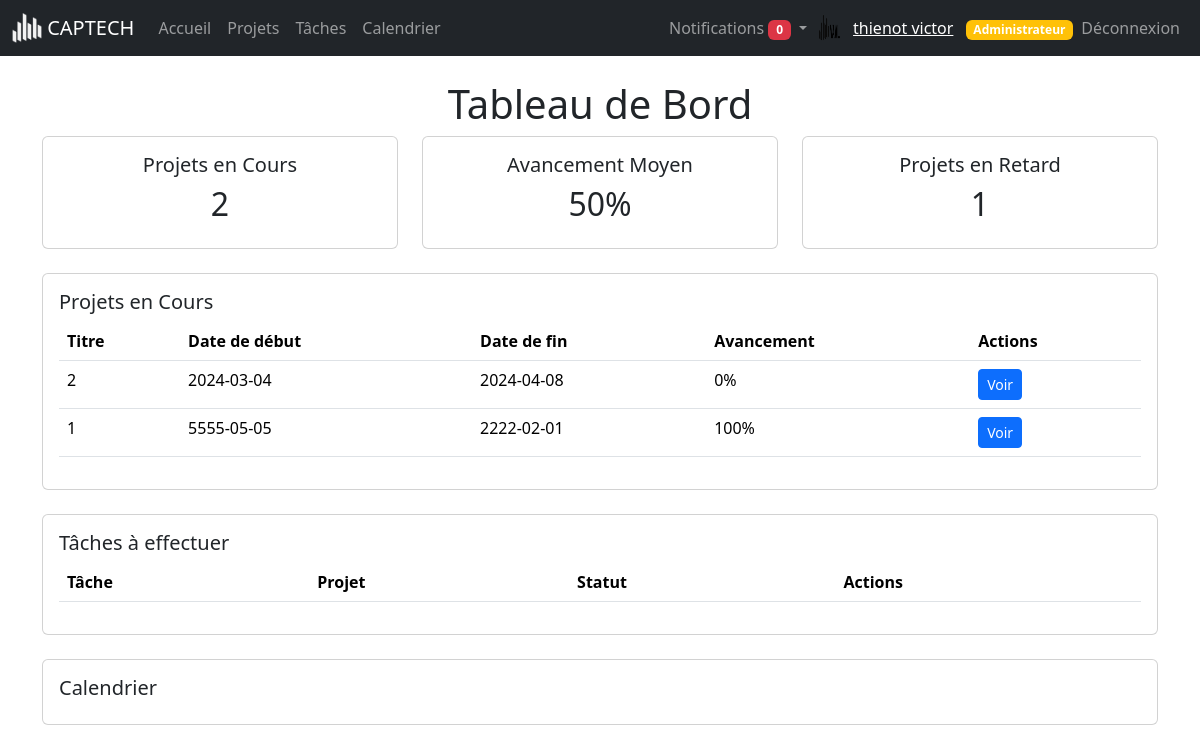
/dashboard.php (signed in), run on the app's committed database.
### tables this page shows
CREATE TABLE `users` (
  `id` int(11) NOT NULL,
  `profile` varchar(255) NOT NULL,
  `nom` varchar(50) NOT NULL,
  `prenom` varchar(255) NOT NULL,
  `email` varchar(100) NOT NULL,
  `password` varchar(255) NOT NULL,
  `role` enum('member','manager','admin') DEFAULT 'member',
  `activation` enum('oui','non') NOT NULL DEFAULT 'non'
);

CREATE TABLE `projects` (
  `id` int(11) NOT NULL,
  `title` varchar(100) NOT NULL,
  `description` text DEFAULT NULL,
  `start_date` date DEFAULT NULL,
  `end_date` date DEFAULT NULL,
  `budget` decimal(10,2) DEFAULT NULL,
  `manager_id` int(11) DEFAULT NULL
);

### dashboard.php (the view, shortened to what this page needs)
<?php
include 'includes/connect.php';
include 'includes/navbar.php';
$user_id = $_SESSION['user_id'];
$projectsStmt = $pdo->prepare("
    SELECT p.id, p.title, p.start_date, p.end_date, p.budget,
           (SELECT COUNT(*) FROM Tasks t WHERE t.project_id = p.id) as total_tasks,
           (SELECT COUNT(*) FROM Tasks t WHERE t.project_id = p.id AND t.status = 'completed') as completed_tasks
    FROM Projects p
    WHERE p.manager_id = :user_id OR EXISTS (
        SELECT 1 FROM User_Team ut WHERE ut.project_id = p.id AND ut.user_id = :user_id
    )
    ORDER BY p.start_date ASC
");
$projectsStmt->execute(['user_id' => $user_id]);
$projects = $projectsStmt->fetchAll(PDO::FETCH_ASSOC);
$totalProjects = count($projects);
$totalProgress = 0;
$totalDelay = 0;
foreach ($projects as $project) {
    $progress = ($project['total_tasks'] > 0)
        ? ($project['completed_tasks'] / $project['total_tasks']) * 100
        : 0;
    $totalProgress += $progress;
    if (new DateTime($project['end_date']) < new DateTime()) {
        $totalDelay++;
    }
}
$averageProgress = ($totalProjects > 0) ? $totalProgress / $totalProjects : 0;
?>
<!DOCTYPE html>
<html lang="fr">
<head>
    <link href="https://cdn.jsdelivr.net/npm/bootstrap@5.3.3/dist/css/bootstrap.min.css" rel="stylesheet">
    <link href="https://cdnjs.cloudflare.com/ajax/libs/fullcalendar/3.10.0/fullcalendar.min.css" rel="stylesheet">
</head>
<body>
<div class="container mt-4">
    <h1 class="text-center">Tableau de Bord</h1>
    <div class="row mb-4">
        <div class="col-md-4">
            <div class="card text-center">
                <div class="card-body">
                    <h5>Projets en Cours</h5>
                    <p class="h2"><?php echo $totalProjects; ?></p>
                </div>
            </div>
        </div>
        <div class="col-md-4">
            <div class="card text-center">
                <div class="card-body">
                    <h5>Avancement Moyen</h5>
                    <p class="h2"><?php echo round($averageProgress, 2); ?>%</p>
                </div>
            </div>
        </div>
        <div class="col-md-4">
            <div class="card text-center">
                <div class="card-body">
                    <h5>Projets en Retard</h5>
                    <p class="h2"><?php echo $totalDelay; ?></p>
                </div>
            </div>
        </div>
    </div>
    <div class="card mb-4">
        <div class="card-body">
            <h5 class="card-title">Projets en Cours</h5>
            <table class="table table-hover">
                <thead>
                <tr>
                    <th>Titre</th>
                    <th>Date de début</th>
                    <th>Date de fin</th>
                    <th>Avancement</th>
                    <th>Actions</th>
                </tr>
                </thead>
                <tbody>
                <?php foreach ($projects as $project): ?>
                    <?php $progress = ($project['total_tasks'] > 0)
                        ? ($project['completed_tasks'] / $project['total_tasks']) * 100
                        : 0; ?>
                    <tr>
                        <td><?php echo htmlspecialchars($project['title']); ?></td>
                        <td><?php echo htmlspecialchars($project['start_date']); ?></td>
                        <td><?php echo htmlspecialchars($project['end_date']); ?></td>
                        <td><?php echo round($progress, 2); ?>%</td>
                        <td><a href="views/index.php?selected_project=<?php echo $project['id']; ?>" class="btn btn-primary btn-sm">Voir</a></td>
                    </tr>
                <?php endforeach; ?>
                </tbody>
            </table>
        </div>
    </div>
    <div class="card mb-4">
        <div class="card-body">
            <h5 class="card-title">Tâches à effectuer</h5>
            <table class="table table-hover">
                <thead>
                <tr>
                    <th>Tâche</th>
                    <th>Projet</th>
                    <th>Statut</th>
                    <th>Actions</th>
                </tr>
                </thead>
            </table>
        </div>
    </div>
    <div class="card">
        <div class="card-body">
            <h5 class="card-title">Calendrier</h5>
        </div>
    </div>
</div>
</body>
</html>

### includes/navbar.php (shortened to what this page needs)
<?php
include $_SERVER['DOCUMENT_ROOT'].'/Project-Management-App/includes/connect.php';
$user_id = $_SESSION['user_id'];
$stmt = $pdo->prepare("SELECT * FROM users WHERE id = ?");
$stmt->execute([$user_id]);
$user = $stmt->fetch(PDO::FETCH_ASSOC);
$notificationsStmt = $pdo->prepare("SELECT * FROM notifications WHERE user_id = ? AND is_read = 0 ORDER BY created_at DESC");
$notificationsStmt->execute([$user_id]);
$notifications = $notificationsStmt->fetchAll();
$notificationCount = count($notifications);
$user_name = htmlspecialchars($user['nom'] . ' ' . $user['prenom']);
$profile_image = !empty($user['profile']) ? $user['profile'] : 'assets/images/default-profile.png';
$user_role = $user['role'];
?>
<nav class="navbar navbar-expand-lg navbar-dark bg-dark">
    <div class="container-fluid">
        <a class="navbar-brand" href="/Project-Management-App/index.php">
            <img src="/Project-Management-App/assets/images/logo_white.png" alt="Logo" width="30" height="30" class="d-inline-block align-top">
            CAPTECH
        </a>
        <div class="collapse navbar-collapse" id="navbarNav">
            <ul class="navbar-nav me-auto mb-2 mb-lg-0">
                <li class="nav-item">
                    <a class="nav-link" href="/Project-Management-App/dashboard.php">Accueil</a>
                </li>
                <li class="nav-item">
                    <a class="nav-link" href="/Project-Management-App/views/projects/view.php">Projets</a>
                </li>
                <li class="nav-item">
                    <a class="nav-link" href="/Project-Management-App/views/tasks/view.php">Tâches</a>
                </li>
                <li class="nav-item">
                    <a class="nav-link" href="/Project-Management-App/views/calendar/view.php">Calendrier</a>
                </li>
            </ul>
            <ul class="navbar-nav ms-auto mb-2 mb-lg-0 align-items-center">
                <li class="nav-item dropdown">
                    <a class="nav-link dropdown-toggle" href="#" id="notificationsDropdown" role="button" data-bs-toggle="dropdown" aria-expanded="false">
                        Notifications <span class="badge bg-danger"><?php echo $notificationCount; ?></span>
                    </a>
                </li>
                <li class="nav-item d-flex align-items-center">
                    <img src="/Project-Management-App/<?php echo htmlspecialchars($profile_image); ?>" alt="Profile Image" width="30" height="30" class="rounded-circle me-2">
                    <span class="navbar-text">
                        <a href="/Project-Management-App/views/auth/profile.php"><?php echo $user_name; ?></a>
                        <?php if ($user_role === 'admin'): ?>
                            <span class="badge bg-warning text-dark ms-2"><a href="../Project-Management-App/dashboard_admin.php" style="text-decoration: none;">Administrateur</a></span>
                        <?php endif; ?>
                    </span>
                </li>
                <li class="nav-item">
                    <a class="nav-link" href="/Project-Management-App/includes/logout.php">Déconnexion</a>
                </li>
            </ul>
        </div>
    </div>
</nav>

### data on the page
users: profile (picture), user_name "thienot victor"
projects: title "2", start_date "2024-03-04", end_date "2024-04-08", progress "0"
projects: title "1", start_date "5555-05-05", end_date "2222-02-01", progress "100"

### other printed values
$notificationCount "0"
$totalProjects "2"
$averageProgress "50"
$totalDelay "1"
